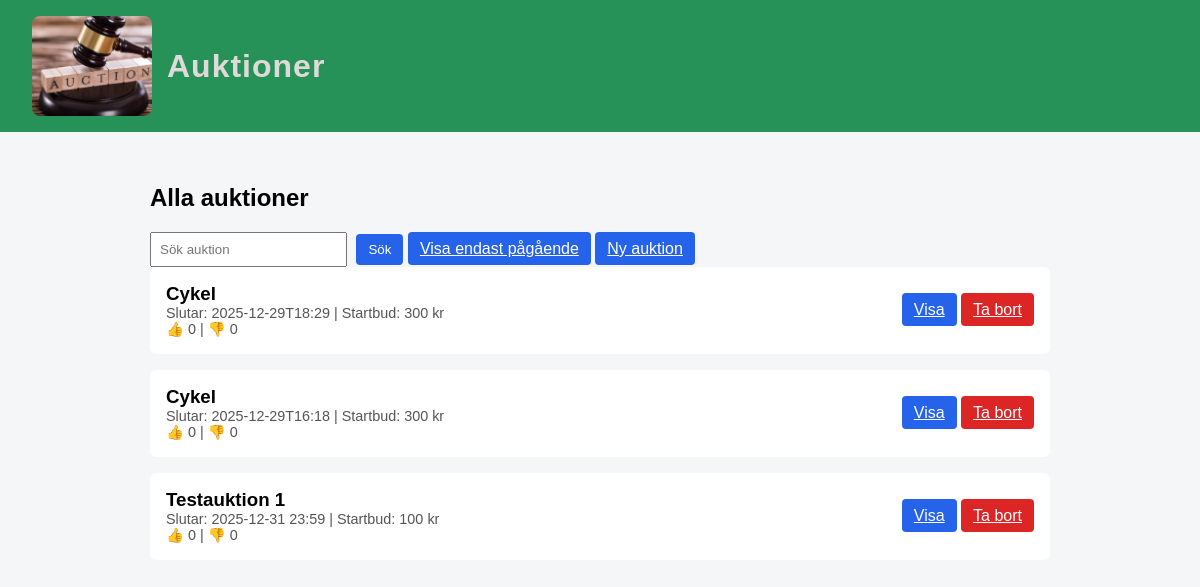
The page /?show_all=1 on the database its author committed.
### tables this page shows
CREATE TABLE auctions (
    id INTEGER PRIMARY KEY AUTOINCREMENT,
    title TEXT NOT NULL,
    description TEXT NOT NULL,
    starting_bid REAL NOT NULL,
    end_datetime TEXT NOT NULL,
    likes INTEGER DEFAULT 0,
    dislikes INTEGER DEFAULT 0
);

### myblueprints/auctions/auctions_routes.py (the view)
@auctions_bp.route("/")
def index():
    keyword = request.args.get("q")
    show_all = request.args.get("show_all")
    if keyword:
        auctions = AuctionRepository.search(keyword)
    elif show_all:
        auctions = AuctionRepository.get_all()
    else:
        auctions = AuctionRepository.get_active()
    return render_template(
        "auction_list.html",
        auctions=auctions,
        keyword=keyword,
        show_all=show_all
    )

### database.py (called while the page is built)
def get_db():
    if "db" not in g:
        g.db = sqlite3.connect(DATABASE)
        g.db.row_factory = sqlite3.Row
    return g.db

### dbrepositories/auction_repository.py (called while the page is built)
    @staticmethod
    def get_all():
        return get_db().execute(
            "SELECT * FROM auctions ORDER BY id DESC"
        ).fetchall()

### templates/auction_list.html
{% extends "base.html" %}
{% block content %}
<h2>{% if show_all %}Alla auktioner{% else %}Pågående auktioner{% endif %}</h2>
<form method="get" action="/">
    <input name="q" placeholder="Sök auktion" value="{{ keyword or '' }}">
    <button type="submit">Sök</button>
    {% if show_all %}
        <a class="btn" href="/">Visa endast pågående</a>
    {% else %}
        <a class="btn" href="/?show_all=1">Visa alla</a>
    {% endif %}
    <a class="btn" href="/admin/create">Ny auktion</a>
</form>
{% for auction in auctions %}
<div class="auction-card">
    <div>
        <h3>{{ auction.title }}</h3>
        <div class="auction-meta">
            Slutar: {{ auction.end_datetime }} | Startbud: {{ auction.starting_bid|int }} kr<br>
            👍 {{ auction.likes }} | 👎 {{ auction.dislikes }}
        </div>
    </div>
    <div>
        <a class="btn" href="/auction/{{ auction.id }}">Visa</a>
        <a class="btn btn-danger"
           href="/admin/delete/{{ auction.id }}"
           onclick="return confirm('Ta bort auktion?')">
           Ta bort
        </a>
    </div>
</div>
{% else %}
<p>Inga auktioner hittades.</p>
{% endfor %}
{% endblock %}

### templates/base.html (shortened to what this page needs)
<!DOCTYPE html>
<html lang="sv">
<head>
    <link rel="stylesheet" href="/static/style.css">
</head>
<body>
<header>
    <h1><a href="/"><img src="/static/Profil.jpg" alt="Logo"> Auktioner</a></h1>
</header>
<main>
    {% block content %}{% endblock %}
</main>
</body>
</html>

### static/style.css (style rules this page uses)
body { font-family: Arial, sans-serif; background: #f4f6f8; margin: 0; padding: 0; }
header { background: #269257; color: white; padding: 1rem 2rem; }
header h1 { margin: 0; font-size: 2rem; font-weight: 700; letter-spacing: 1px; }
header a { color: rgb(224, 217, 217); text-decoration: none; display: flex; align-items: center; gap: 15px; }
header img { height: 100px; width: 120px; object-fit: cover; border-radius: 8px; }
main { padding: 2rem; max-width: 900px; margin: auto; }
.auction-card { background: white; padding: 1rem; margin-bottom: 1rem; border-radius: 6px; display: flex; justify-content: space-between; align-items: center; }
.auction-card h3 { margin: 0; }
.auction-meta { font-size: 0.9rem; color: #555; }
button, .btn { background: #2563eb; color: white; border: none; padding: 8px 12px; border-radius: 4px; cursor: pointer; }
.btn-danger { background: #dc2626; }
input { padding: 8px; margin-right: 5px; }

### rows shown on the page
auctions: title "Cykel", end_datetime "2025-12-29T18:29", starting_bid "300", likes "0", dislikes "0"
auctions: title "Cykel", end_datetime "2025-12-29T16:18", starting_bid "300", likes "0", dislikes "0"
auctions: title "Testauktion 1", end_datetime "2025-12-31 23:59", starting_bid "100", likes "0", dislikes "0"
